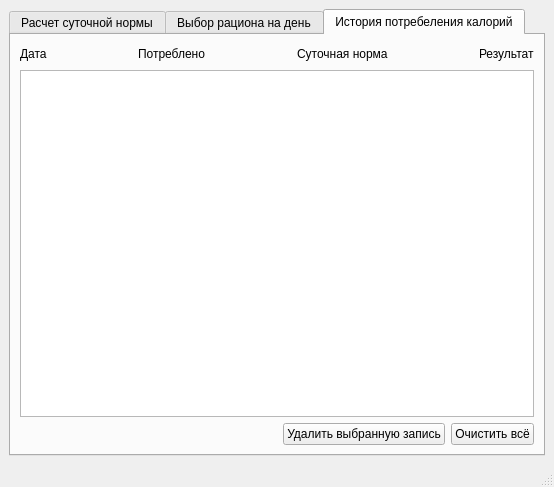
<?xml version="1.0" encoding="UTF-8"?>
<ui version="4.0">
 <class>MainWindow</class>
 <widget class="QMainWindow" name="MainWindow">
  <property name="geometry">
   <rect>
    <x>0</x>
    <y>0</y>
    <width>511</width>
    <height>468</height>
   </rect>
  </property>
  <property name="contextMenuPolicy">
   <enum>Qt::ActionsContextMenu</enum>
  </property>
  <property name="windowTitle">
   <string>MainWindow</string>
  </property>
  <widget class="QWidget" name="centralwidget">
   <layout class="QVBoxLayout" name="verticalLayout_21">
    <item>
     <widget class="QTabWidget" name="tabWidget">
      <property name="contextMenuPolicy">
       <enum>Qt::ActionsContextMenu</enum>
      </property>
      <property name="currentIndex">
       <number>2</number>
      </property>
      <widget class="QWidget" name="tab_daily_allowance">
       <attribute name="title">
        <string>Расчет суточной нормы</string>
       </attribute>
       <layout class="QHBoxLayout" name="horizontalLayout_7">
        <item>
         <layout class="QHBoxLayout" name="horizontalLayout_6">
          <item>
           <layout class="QVBoxLayout" name="verticalLayout_9">
            <item>
             <widget class="QGroupBox" name="groupBox_female">
              <property name="title">
               <string/>
              </property>
              <layout class="QVBoxLayout" name="verticalLayout_5">
               <item>
                <layout class="QHBoxLayout" name="horizontalLayout_5">
                 <item>
                  <widget class="QLabel" name="label_female">
                   <property name="text">
                    <string>Укажите пол:</string>
                   </property>
                  </widget>
                 </item>
                 <item>
                  <layout class="QVBoxLayout" name="verticalLayout_4">
                   <item>
                    <widget class="QRadioButton" name="radioButton_man">
                     <property name="text">
                      <string>Мужской</string>
                     </property>
                    </widget>
                   </item>
                   <item>
                    <widget class="QRadioButton" name="radioButton_woman">
                     <property name="text">
                      <string>Женский</string>
                     </property>
                    </widget>
                   </item>
                  </layout>
                 </item>
                 <item>
                  <spacer name="horizontalSpacer">
                   <property name="orientation">
                    <enum>Qt::Horizontal</enum>
                   </property>
                   <property name="sizeHint" stdset="0">
                    <size>
                     <width>40</width>
                     <height>20</height>
                    </size>
                   </property>
                  </spacer>
                 </item>
                </layout>
               </item>
              </layout>
             </widget>
            </item>
            <item>
             <widget class="QGroupBox" name="groupBox_description_daily_allowance">
              <property name="title">
               <string/>
              </property>
              <layout class="QVBoxLayout" name="verticalLayout_7">
               <item>
                <layout class="QHBoxLayout" name="horizontalLayout_3">
                 <item>
                  <layout class="QVBoxLayout" name="verticalLayout_2">
                   <item>
                    <widget class="QLabel" name="label_age">
                     <property name="text">
                      <string>Возраст:</string>
                     </property>
                    </widget>
                   </item>
                   <item>
                    <widget class="QLabel" name="label_height">
                     <property name="text">
                      <string>Рост, см:</string>
                     </property>
                    </widget>
                   </item>
                   <item>
                    <widget class="QLabel" name="label_weight">
                     <property name="text">
                      <string>Вес, кг:</string>
                     </property>
                    </widget>
                   </item>
                  </layout>
                 </item>
                 <item>
                  <layout class="QVBoxLayout" name="verticalLayout">
                   <item>
                    <widget class="QLineEdit" name="lineEdit_age"/>
                   </item>
                   <item>
                    <widget class="QLineEdit" name="lineEdit_height"/>
                   </item>
                   <item>
                    <widget class="QLineEdit" name="lineEdit_weight"/>
                   </item>
                  </layout>
                 </item>
                 <item>
                  <spacer name="horizontalSpacer_2">
                   <property name="orientation">
                    <enum>Qt::Horizontal</enum>
                   </property>
                   <property name="sizeHint" stdset="0">
                    <size>
                     <width>40</width>
                     <height>20</height>
                    </size>
                   </property>
                  </spacer>
                 </item>
                </layout>
               </item>
              </layout>
             </widget>
            </item>
            <item>
             <widget class="QGroupBox" name="groupBox_lifestyle">
              <property name="title">
               <string/>
              </property>
              <layout class="QVBoxLayout" name="verticalLayout_8">
               <item>
                <layout class="QHBoxLayout" name="horizontalLayout">
                 <item>
                  <widget class="QLabel" name="label_lifestyle">
                   <property name="text">
                    <string>Образ жизни:</string>
                   </property>
                  </widget>
                 </item>
                 <item>
                  <widget class="QComboBox" name="comboBox_your_lifestyle">
                   <property name="contextMenuPolicy">
                    <enum>Qt::DefaultContextMenu</enum>
                   </property>
                   <property name="autoFillBackground">
                    <bool>false</bool>
                   </property>
                   <property name="maxVisibleItems">
                    <number>15</number>
                   </property>
                   <property name="insertPolicy">
                    <enum>QComboBox::InsertAfterCurrent</enum>
                   </property>
                   <item>
                    <property name="text">
                     <string>Ваш образ жизни</string>
                    </property>
                   </item>
                   <item>
                    <property name="text">
                     <string notr="true">Сидячий и малоподвижный</string>
                    </property>
                   </item>
                   <item>
                    <property name="text">
                     <string>Легкая активность(упражнения 1-3 раза в неделю)</string>
                    </property>
                   </item>
                   <item>
                    <property name="text">
                     <string>Средняя активность(упражнения 3-5 раза в неделю)</string>
                    </property>
                   </item>
                   <item>
                    <property name="text">
                     <string>Высокая активность(высокие нагрузки каждый день)</string>
                    </property>
                   </item>
                   <item>
                    <property name="text">
                     <string>Экстремально-высокая нагрузка</string>
                    </property>
                   </item>
                  </widget>
                 </item>
                 <item>
                  <spacer name="horizontalSpacer_4">
                   <property name="orientation">
                    <enum>Qt::Horizontal</enum>
                   </property>
                   <property name="sizeHint" stdset="0">
                    <size>
                     <width>40</width>
                     <height>20</height>
                    </size>
                   </property>
                  </spacer>
                 </item>
                </layout>
               </item>
              </layout>
             </widget>
            </item>
            <item>
             <widget class="QGroupBox" name="groupBox_purpose">
              <property name="title">
               <string/>
              </property>
              <layout class="QVBoxLayout" name="verticalLayout_6">
               <item>
                <layout class="QHBoxLayout" name="horizontalLayout_2">
                 <item>
                  <widget class="QLabel" name="label_your_purpose">
                   <property name="text">
                    <string>Ваша цель:</string>
                   </property>
                  </widget>
                 </item>
                 <item>
                  <layout class="QVBoxLayout" name="verticalLayout_3">
                   <item>
                    <widget class="QRadioButton" name="radioButton_minus_weight">
                     <property name="text">
                      <string>сбросить вес</string>
                     </property>
                    </widget>
                   </item>
                   <item>
                    <widget class="QRadioButton" name="radioButton_plus_weight">
                     <property name="text">
                      <string>набрать вес</string>
                     </property>
                    </widget>
                   </item>
                   <item>
                    <widget class="QRadioButton" name="radioButton_save_weight">
                     <property name="text">
                      <string>сохранить вес</string>
                     </property>
                    </widget>
                   </item>
                  </layout>
                 </item>
                 <item>
                  <spacer name="horizontalSpacer_3">
                   <property name="orientation">
                    <enum>Qt::Horizontal</enum>
                   </property>
                   <property name="sizeHint" stdset="0">
                    <size>
                     <width>40</width>
                     <height>20</height>
                    </size>
                   </property>
                  </spacer>
                 </item>
                </layout>
               </item>
              </layout>
             </widget>
            </item>
            <item>
             <widget class="QGroupBox" name="groupBox_calculate_or_clear_daily_allowance">
              <property name="title">
               <string/>
              </property>
              <layout class="QHBoxLayout" name="horizontalLayout_4">
               <item>
                <widget class="QPushButton" name="pushButton_clear_daily_allowance">
                 <property name="text">
                  <string>Сбросить</string>
                 </property>
                </widget>
               </item>
               <item>
                <widget class="QPushButton" name="pushButton_calculate_daily_allowance">
                 <property name="text">
                  <string>Расчитать</string>
                 </property>
                </widget>
               </item>
              </layout>
             </widget>
            </item>
           </layout>
          </item>
          <item>
           <widget class="QListWidget" name="listWidget_daily_allowance"/>
          </item>
         </layout>
        </item>
       </layout>
      </widget>
      <widget class="QWidget" name="tab_choose_ration">
       <attribute name="title">
        <string>Выбор рациона на день</string>
       </attribute>
       <layout class="QVBoxLayout" name="verticalLayout_20">
        <item>
         <widget class="QGroupBox" name="groupBox_choose_ration">
          <property name="title">
           <string/>
          </property>
          <layout class="QHBoxLayout" name="horizontalLayout_8">
           <item>
            <layout class="QHBoxLayout" name="horizontalLayout_16">
             <item>
              <layout class="QVBoxLayout" name="verticalLayout_19">
               <item>
                <layout class="QHBoxLayout" name="horizontalLayout_11">
                 <item>
                  <layout class="QVBoxLayout" name="verticalLayout_10">
                   <item>
                    <widget class="QLabel" name="label_write_product">
                     <property name="text">
                      <string> Продукт</string>
                     </property>
                    </widget>
                   </item>
                   <item>
                    <widget class="QLineEdit" name="lineEdit_write_product"/>
                   </item>
                  </layout>
                 </item>
                 <item>
                  <layout class="QVBoxLayout" name="verticalLayout_11">
                   <item>
                    <widget class="QLabel" name="label_write_weight">
                     <property name="layoutDirection">
                      <enum>Qt::LeftToRight</enum>
                     </property>
                     <property name="text">
                      <string>Вес, гр</string>
                     </property>
                    </widget>
                   </item>
                   <item>
                    <widget class="QLineEdit" name="lineEdit_write_weight"/>
                   </item>
                  </layout>
                 </item>
                 <item>
                  <layout class="QVBoxLayout" name="verticalLayout_15">
                   <item>
                    <widget class="QLabel" name="label_18">
                     <property name="text">
                      <string/>
                     </property>
                    </widget>
                   </item>
                   <item>
                    <layout class="QHBoxLayout" name="horizontalLayout_9">
                     <item>
                      <widget class="QPushButton" name="pushButton_clear_product">
                       <property name="text">
                        <string>Очистить</string>
                       </property>
                      </widget>
                     </item>
                     <item>
                      <widget class="QPushButton" name="pushButton_add_product">
                       <property name="text">
                        <string>Добавить</string>
                       </property>
                      </widget>
                     </item>
                    </layout>
                   </item>
                  </layout>
                 </item>
                </layout>
               </item>
               <item>
                <layout class="QVBoxLayout" name="verticalLayout_13">
                 <item>
                  <layout class="QHBoxLayout" name="horizontalLayout_10">
                   <item>
                    <widget class="QLabel" name="label_products">
                     <property name="text">
                      <string>Продукты</string>
                     </property>
                    </widget>
                   </item>
                   <item>
                    <spacer name="horizontalSpacer_5">
                     <property name="orientation">
                      <enum>Qt::Horizontal</enum>
                     </property>
                     <property name="sizeHint" stdset="0">
                      <size>
                       <width>40</width>
                       <height>20</height>
                      </size>
                     </property>
                    </spacer>
                   </item>
                   <item>
                    <widget class="QLabel" name="label_weight_products">
                     <property name="text">
                      <string>Вес, гр</string>
                     </property>
                    </widget>
                   </item>
                   <item>
                    <spacer name="horizontalSpacer_6">
                     <property name="orientation">
                      <enum>Qt::Horizontal</enum>
                     </property>
                     <property name="sizeHint" stdset="0">
                      <size>
                       <width>40</width>
                       <height>20</height>
                      </size>
                     </property>
                    </spacer>
                   </item>
                   <item>
                    <widget class="QLabel" name="label_calories_products">
                     <property name="text">
                      <string>Калории</string>
                     </property>
                    </widget>
                   </item>
                  </layout>
                 </item>
                 <item>
                  <widget class="QListWidget" name="listWidget_spisok_products">
                   <property name="layoutDirection">
                    <enum>Qt::LeftToRight</enum>
                   </property>
                   <property name="layoutMode">
                    <enum>QListView::SinglePass</enum>
                   </property>
                  </widget>
                 </item>
                </layout>
               </item>
               <item>
                <layout class="QHBoxLayout" name="horizontalLayout_15">
                 <item>
                  <spacer name="horizontalSpacer_14">
                   <property name="orientation">
                    <enum>Qt::Horizontal</enum>
                   </property>
                   <property name="sizeHint" stdset="0">
                    <size>
                     <width>40</width>
                     <height>20</height>
                    </size>
                   </property>
                  </spacer>
                 </item>
                 <item>
                  <widget class="QPushButton" name="pushButton_2">
                   <property name="text">
                    <string>Очистить выбранную запись</string>
                   </property>
                  </widget>
                 </item>
                 <item>
                  <widget class="QPushButton" name="pushButton_table2_clear_all">
                   <property name="text">
                    <string>Очистить всё</string>
                   </property>
                  </widget>
                 </item>
                </layout>
               </item>
               <item>
                <layout class="QVBoxLayout" name="verticalLayout_14">
                 <item>
                  <widget class="QLabel" name="label_result">
                   <property name="text">
                    <string>ИТОГО</string>
                   </property>
                  </widget>
                 </item>
                 <item>
                  <layout class="QVBoxLayout" name="verticalLayout_12">
                   <item>
                    <layout class="QHBoxLayout" name="horizontalLayout_12">
                     <item>
                      <widget class="QLabel" name="label_weight_ration_result">
                       <property name="text">
                        <string>Вес, гр</string>
                       </property>
                      </widget>
                     </item>
                     <item>
                      <spacer name="horizontalSpacer_9">
                       <property name="orientation">
                        <enum>Qt::Horizontal</enum>
                       </property>
                       <property name="sizeHint" stdset="0">
                        <size>
                         <width>40</width>
                         <height>20</height>
                        </size>
                       </property>
                      </spacer>
                     </item>
                     <item>
                      <widget class="QLabel" name="label_protein_result">
                       <property name="text">
                        <string>Белки, гр</string>
                       </property>
                      </widget>
                     </item>
                     <item>
                      <spacer name="horizontalSpacer_8">
                       <property name="orientation">
                        <enum>Qt::Horizontal</enum>
                       </property>
                       <property name="sizeHint" stdset="0">
                        <size>
                         <width>40</width>
                         <height>20</height>
                        </size>
                       </property>
                      </spacer>
                     </item>
                     <item>
                      <widget class="QLabel" name="label_fats_result">
                       <property name="text">
                        <string>Жиры, гр</string>
                       </property>
                      </widget>
                     </item>
                     <item>
                      <spacer name="horizontalSpacer_7">
                       <property name="orientation">
                        <enum>Qt::Horizontal</enum>
                       </property>
                       <property name="sizeHint" stdset="0">
                        <size>
                         <width>40</width>
                         <height>20</height>
                        </size>
                       </property>
                      </spacer>
                     </item>
                     <item>
                      <widget class="QLabel" name="label_carb_result">
                       <property name="text">
                        <string>Углеводы, гр</string>
                       </property>
                      </widget>
                     </item>
                     <item>
                      <spacer name="horizontalSpacer_10">
                       <property name="orientation">
                        <enum>Qt::Horizontal</enum>
                       </property>
                       <property name="sizeHint" stdset="0">
                        <size>
                         <width>40</width>
                         <height>20</height>
                        </size>
                       </property>
                      </spacer>
                     </item>
                     <item>
                      <widget class="QLabel" name="label_calories_result">
                       <property name="text">
                        <string>кКал</string>
                       </property>
                      </widget>
                     </item>
                    </layout>
                   </item>
                   <item>
                    <widget class="QListWidget" name="listWidget_result_ration">
                     <property name="maximumSize">
                      <size>
                       <width>16777215</width>
                       <height>60</height>
                      </size>
                     </property>
                     <property name="contextMenuPolicy">
                      <enum>Qt::DefaultContextMenu</enum>
                     </property>
                    </widget>
                   </item>
                   <item>
                    <layout class="QHBoxLayout" name="horizontalLayout_17">
                     <item>
                      <spacer name="horizontalSpacer_15">
                       <property name="orientation">
                        <enum>Qt::Horizontal</enum>
                       </property>
                       <property name="sizeHint" stdset="0">
                        <size>
                         <width>40</width>
                         <height>20</height>
                        </size>
                       </property>
                      </spacer>
                     </item>
                     <item>
                      <widget class="QPushButton" name="pushButton_table2_add_to_table3">
                       <property name="text">
                        <string>Добавить запись в журнал</string>
                       </property>
                      </widget>
                     </item>
                    </layout>
                   </item>
                  </layout>
                 </item>
                </layout>
               </item>
              </layout>
             </item>
             <item>
              <layout class="QVBoxLayout" name="verticalLayout_18">
               <item>
                <layout class="QHBoxLayout" name="horizontalLayout_13">
                 <item>
                  <widget class="QPushButton" name="pushButton_table2_hide">
                   <property name="text">
                    <string>Скрыть</string>
                   </property>
                  </widget>
                 </item>
                 <item>
                  <widget class="QPushButton" name="pushButton_table2_show">
                   <property name="text">
                    <string>Показать</string>
                   </property>
                  </widget>
                 </item>
                </layout>
               </item>
               <item>
                <widget class="QListWidget" name="listWidget_table2_dailynorm"/>
               </item>
              </layout>
             </item>
            </layout>
           </item>
          </layout>
         </widget>
        </item>
       </layout>
      </widget>
      <widget class="QWidget" name="tab_history_consumption">
       <attribute name="title">
        <string>История потребеления калорий</string>
       </attribute>
       <layout class="QVBoxLayout" name="verticalLayout_17">
        <item>
         <layout class="QVBoxLayout" name="verticalLayout_16">
          <item>
           <layout class="QHBoxLayout" name="horizontalLayout_14">
            <item>
             <widget class="QLabel" name="label_date">
              <property name="text">
               <string>Дата</string>
              </property>
             </widget>
            </item>
            <item>
             <spacer name="horizontalSpacer_11">
              <property name="orientation">
               <enum>Qt::Horizontal</enum>
              </property>
              <property name="sizeHint" stdset="0">
               <size>
                <width>40</width>
                <height>20</height>
               </size>
              </property>
             </spacer>
            </item>
            <item>
             <widget class="QLabel" name="label_consumed">
              <property name="text">
               <string>Потреблено</string>
              </property>
             </widget>
            </item>
            <item>
             <spacer name="horizontalSpacer_12">
              <property name="orientation">
               <enum>Qt::Horizontal</enum>
              </property>
              <property name="sizeHint" stdset="0">
               <size>
                <width>40</width>
                <height>20</height>
               </size>
              </property>
             </spacer>
            </item>
            <item>
             <widget class="QLabel" name="label_daily_norm">
              <property name="text">
               <string>Суточная норма</string>
              </property>
             </widget>
            </item>
            <item>
             <spacer name="horizontalSpacer_13">
              <property name="orientation">
               <enum>Qt::Horizontal</enum>
              </property>
              <property name="sizeHint" stdset="0">
               <size>
                <width>40</width>
                <height>20</height>
               </size>
              </property>
             </spacer>
            </item>
            <item>
             <widget class="QLabel" name="label_marks">
              <property name="text">
               <string>Результат</string>
              </property>
             </widget>
            </item>
           </layout>
          </item>
          <item>
           <widget class="QListWidget" name="listWidget_5"/>
          </item>
          <item>
           <layout class="QHBoxLayout" name="horizontalLayout_18">
            <item>
             <spacer name="horizontalSpacer_16">
              <property name="orientation">
               <enum>Qt::Horizontal</enum>
              </property>
              <property name="sizeHint" stdset="0">
               <size>
                <width>40</width>
                <height>20</height>
               </size>
              </property>
             </spacer>
            </item>
            <item>
             <widget class="QPushButton" name="pushButton_table3_clear_one">
              <property name="text">
               <string>Удалить выбранную запись</string>
              </property>
             </widget>
            </item>
            <item>
             <widget class="QPushButton" name="pushButton_table3_clear_all">
              <property name="text">
               <string>Очистить всё</string>
              </property>
             </widget>
            </item>
           </layout>
          </item>
         </layout>
        </item>
       </layout>
      </widget>
     </widget>
    </item>
   </layout>
  </widget>
  <widget class="QMenuBar" name="menubar">
   <property name="geometry">
    <rect>
     <x>0</x>
     <y>0</y>
     <width>511</width>
     <height>22</height>
    </rect>
   </property>
  </widget>
  <widget class="QStatusBar" name="statusbar"/>
 </widget>
 <resources/>
 <connections/>
</ui>
